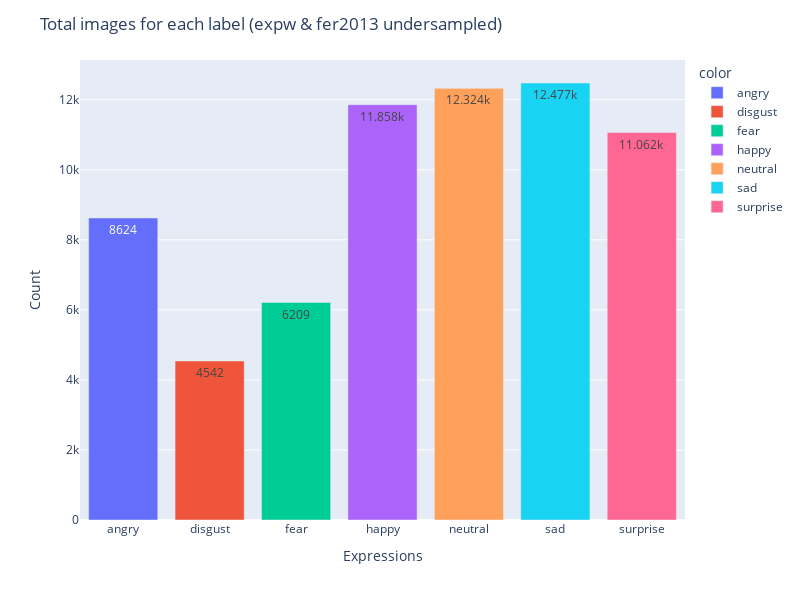

Write notebook code for a chart like this one.
### Code cell
fig = px.bar(
    x=grouped_undersampled_count.index,
    y=grouped_undersampled_count.values,
    color=grouped_undersampled_count.index,
)

fig.update_layout(
    title="Total images for each label (expw & fer2013 undersampled)",
    xaxis_title="Expressions",
    yaxis_title="Count",
    height=600,
    width=800,
)

fig.update_traces(texttemplate="%{y}", textposition="inside")

fig.show()

### Figure 1 — Plotly figure (JSON) as saved in the notebook; plotly's stock layout.template omitted (floating-point values rounded to 4 significant figures)
{"data": [{"alignmentgroup": "True", "hovertemplate": "color=angry<br>x=%{x}<br>y=%{y}<extra></extra>", "legendgroup": "angry", "marker": {"color": "#636efa", "pattern": {"shape": ""}}, "name": "angry", "offsetgroup": "angry", "orientation": "v", "showlegend": true, "textposition": "inside", "texttemplate": "%{y}", "type": "bar", "x": ["angry"], "xaxis": "x", "y": [8624], "yaxis": "y"}, {"alignmentgroup": "True", "hovertemplate": "color=disgust<br>x=%{x}<br>y=%{y}<extra></extra>", "legendgroup": "disgust", "marker": {"color": "#EF553B", "pattern": {"shape": ""}}, "name": "disgust", "offsetgroup": "disgust", "orientation": "v", "showlegend": true, "textposition": "inside", "texttemplate": "%{y}", "type": "bar", "x": ["disgust"], "xaxis": "x", "y": [4542], "yaxis": "y"}, {"alignmentgroup": "True", "hovertemplate": "color=fear<br>x=%{x}<br>y=%{y}<extra></extra>", "legendgroup": "fear", "marker": {"color": "#00cc96", "pattern": {"shape": ""}}, "name": "fear", "offsetgroup": "fear", "orientation": "v", "showlegend": true, "textposition": "inside", "texttemplate": "%{y}", "type": "bar", "x": ["fear"], "xaxis": "x", "y": [6209], "yaxis": "y"}, {"alignmentgroup": "True", "hovertemplate": "color=happy<br>x=%{x}<br>y=%{y}<extra></extra>", "legendgroup": "happy", "marker": {"color": "#ab63fa", "pattern": {"shape": ""}}, "name": "happy", "offsetgroup": "happy", "orientation": "v", "showlegend": true, "textposition": "inside", "texttemplate": "%{y}", "type": "bar", "x": ["happy"], "xaxis": "x", "y": [11858], "yaxis": "y"}, {"alignmentgroup": "True", "hovertemplate": "color=neutral<br>x=%{x}<br>y=%{y}<extra></extra>", "legendgroup": "neutral", "marker": {"color": "#FFA15A", "pattern": {"shape": ""}}, "name": "neutral", "offsetgroup": "neutral", "orientation": "v", "showlegend": true, "textposition": "inside", "texttemplate": "%{y}", "type": "bar", "x": ["neutral"], "xaxis": "x", "y": [12324], "yaxis": "y"}, {"alignmentgroup": "True", "hovertemplate": "color=sad<br>x=%{x}<br>y=%{y}<extra></extra>", "legendgroup": "sad", "marker": {"color": "#19d3f3", "pattern": {"shape": ""}}, "name": "sad", "offsetgroup": "sad", "orientation": "v", "showlegend": true, "textposition": "inside", "texttemplate": "%{y}", "type": "bar", "x": ["sad"], "xaxis": "x", "y": [12477], "yaxis": "y"}, {"alignmentgroup": "True", "hovertemplate": "color=surprise<br>x=%{x}<br>y=%{y}<extra></extra>", "legendgroup": "surprise", "marker": {"color": "#FF6692", "pattern": {"shape": ""}}, "name": "surprise", "offsetgroup": "surprise", "orientation": "v", "showlegend": true, "textposition": "inside", "texttemplate": "%{y}", "type": "bar", "x": ["surprise"], "xaxis": "x", "y": [11062], "yaxis": "y"}], "layout": {"barmode": "relative", "height": 600, "legend": {"title": {"text": "color"}, "tracegroupgap": 0}, "margin": {"t": 60}, "title": {"text": "Total images for each label (expw & fer2013 undersampled)"}, "width": 800, "xaxis": {"anchor": "y", "domain": [0, 1], "title": {"text": "Expressions"}}, "yaxis": {"anchor": "x", "domain": [0, 1], "title": {"text": "Count"}}}}
